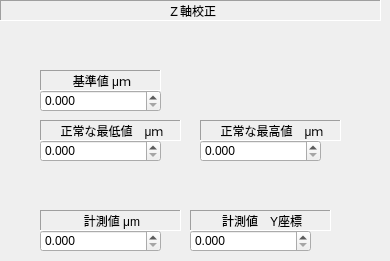
   <widget class="QWidget" name="page">
    <widget class="QLabel" name="label_3">
     <property name="geometry">
      <rect>
       <x>40</x>
       <y>70</y>
       <width>121</width>
       <height>21</height>
      </rect>
     </property>
     <property name="frameShape">
      <enum>QFrame::Panel</enum>
     </property>
     <property name="frameShadow">
      <enum>QFrame::Sunken</enum>
     </property>
     <property name="text">
      <string>基準値 μｍ</string>
     </property>
     <property name="alignment">
      <set>Qt::AlignCenter|Qt::AlignHCenter|Qt::AlignLeading|Qt::AlignLeft|Qt::AlignVCenter</set>
     </property>
    </widget>
    <widget class="QLabel" name="label_4">
     <property name="geometry">
      <rect>
       <x>40</x>
       <y>120</y>
       <width>141</width>
       <height>21</height>
      </rect>
     </property>
     <property name="frameShape">
      <enum>QFrame::Panel</enum>
     </property>
     <property name="frameShadow">
      <enum>QFrame::Sunken</enum>
     </property>
     <property name="text">
      <string>正常な最低値　μｍ</string>
     </property>
     <property name="alignment">
      <set>Qt::AlignCenter|Qt::AlignHCenter|Qt::AlignLeading|Qt::AlignLeft|Qt::AlignVCenter</set>
     </property>
    </widget>
    <widget class="QLabel" name="label_5">
     <property name="geometry">
      <rect>
       <x>200</x>
       <y>120</y>
       <width>141</width>
       <height>21</height>
      </rect>
     </property>
     <property name="frameShape">
      <enum>QFrame::Panel</enum>
     </property>
     <property name="frameShadow">
      <enum>QFrame::Sunken</enum>
     </property>
     <property name="text">
      <string>正常な最高値　μｍ</string>
     </property>
     <property name="alignment">
      <set>Qt::AlignCenter|Qt::AlignHCenter|Qt::AlignLeading|Qt::AlignLeft|Qt::AlignVCenter</set>
     </property>
    </widget>
    <widget class="QLabel" name="label_6">
     <property name="geometry">
      <rect>
       <x>40</x>
       <y>210</y>
       <width>141</width>
       <height>21</height>
      </rect>
     </property>
     <property name="frameShape">
      <enum>QFrame::Panel</enum>
     </property>
     <property name="frameShadow">
      <enum>QFrame::Sunken</enum>
     </property>
     <property name="text">
      <string>計測値 μm</string>
     </property>
     <property name="alignment">
      <set>Qt::AlignCenter|Qt::AlignHCenter|Qt::AlignLeading|Qt::AlignLeft|Qt::AlignVCenter</set>
     </property>
    </widget>
    <widget class="QDoubleSpinBox" name="doubleSpinBoxRegCamZ">
     <property name="geometry">
      <rect>
       <x>40</x>
       <y>90</y>
       <width>121</width>
       <height>22</height>
      </rect>
     </property>
     <property name="decimals">
      <number>3</number>
     </property>
     <property name="maximum">
      <double>100000.998999999996158</double>
     </property>
    </widget>
    <widget class="QDoubleSpinBox" name="doubleSpinBoxLowCamZ">
     <property name="geometry">
      <rect>
       <x>40</x>
       <y>140</y>
       <width>121</width>
       <height>22</height>
      </rect>
     </property>
     <property name="decimals">
      <number>3</number>
     </property>
     <property name="maximum">
      <double>100000.998999999996158</double>
     </property>
    </widget>
    <widget class="QDoubleSpinBox" name="doubleSpinBoxHighCamZ">
     <property name="geometry">
      <rect>
       <x>200</x>
       <y>140</y>
       <width>121</width>
       <height>22</height>
      </rect>
     </property>
     <property name="decimals">
      <number>3</number>
     </property>
     <property name="maximum">
      <double>100000.998999999996158</double>
     </property>
    </widget>
    <widget class="QDoubleSpinBox" name="doubleSpinBoxValueCamZ">
     <property name="geometry">
      <rect>
       <x>40</x>
       <y>230</y>
       <width>121</width>
       <height>22</height>
      </rect>
     </property>
     <property name="decimals">
      <number>3</number>
     </property>
     <property name="maximum">
      <double>100000.998999999996158</double>
     </property>
    </widget>
    <widget class="QLabel" name="label_12">
     <property name="geometry">
      <rect>
       <x>0</x>
       <y>0</y>
       <width>381</width>
       <height>21</height>
      </rect>
     </property>
     <property name="frameShape">
      <enum>QFrame::Panel</enum>
     </property>
     <property name="frameShadow">
      <enum>QFrame::Sunken</enum>
     </property>
     <property name="text">
      <string>Ｚ軸校正</string>
     </property>
     <property name="alignment">
      <set>Qt::AlignCenter|Qt::AlignHCenter|Qt::AlignLeading|Qt::AlignLeft|Qt::AlignVCenter</set>
     </property>
    </widget>
    <widget class="QDoubleSpinBox" name="doubleSpinBoxValueCamZ2">
     <property name="geometry">
      <rect>
       <x>190</x>
       <y>230</y>
       <width>121</width>
       <height>22</height>
      </rect>
     </property>
     <property name="decimals">
      <number>3</number>
     </property>
     <property name="maximum">
      <double>100000.998999999996158</double>
     </property>
    </widget>
    <widget class="QLabel" name="label_21">
     <property name="geometry">
      <rect>
       <x>190</x>
       <y>210</y>
       <width>141</width>
       <height>21</height>
      </rect>
     </property>
     <property name="frameShape">
      <enum>QFrame::Panel</enum>
     </property>
     <property name="frameShadow">
      <enum>QFrame::Sunken</enum>
     </property>
     <property name="text">
      <string>計測値　Y座標</string>
     </property>
     <property name="alignment">
      <set>Qt::AlignCenter|Qt::AlignHCenter|Qt::AlignLeading|Qt::AlignLeft|Qt::AlignVCenter</set>
     </property>
    </widget>
   </widget>
